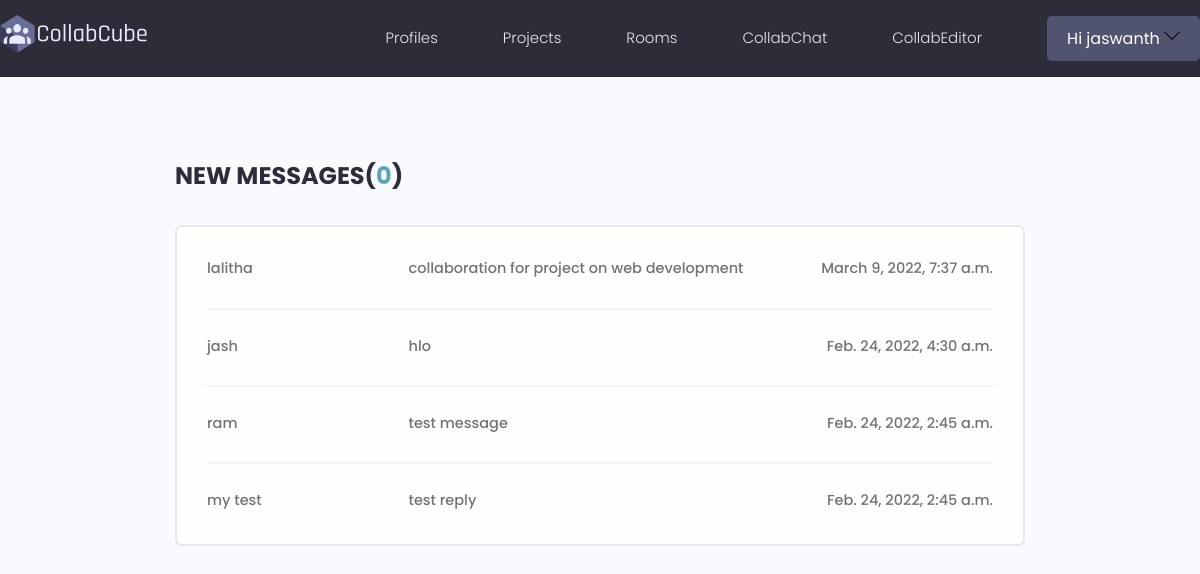
The page /inbox/ (signed in) on the database its author committed.
### users/models.py (models this page shows, shortened)
class Message(models.Model):
    sender = models.ForeignKey(Profile, on_delete=models.SET_NULL, null=True,blank=True)
    recipient = models.ForeignKey(Profile,on_delete=models.SET_NULL, null=True,blank=True, related_name="messages")
    name = models.CharField(max_length=200, null=True,blank=True)
    email = models.CharField(max_length=200, null=True,blank=True)
    subject = models.CharField(max_length=200, null=True,blank=True)
    body = models.TextField()
    is_read = models.BooleanField(default=False, null = True)
    created = models.DateTimeField(auto_now_add=True)
    id = models.UUIDField(default=uuid.uuid4, unique=True, primary_key=True,editable=False)
    class Meta:
        ordering = ['is_read','-created']

### users/views.py (the view)
# urls.py: path('inbox/',inbox,name="inbox"),
@login_required(login_url='login')
def inbox(request):
    profile = request.user.profile
    messageRequests = profile.messages.all()
    unreadcount = messageRequests.filter(is_read = False).count()
    context = {'messageRequests':messageRequests,'unreadcount':unreadcount}
    return render(request,'users/inbox.html',context)

### users/templates/users/inbox.html
{% extends 'main.html' %}
{%block content%}
  <main class="inbox my-xl">
    <div class="content-box">
      <h3 class="inbox__title">New Messages(<span>{{unreadcount}}</span>)</h3>
      <ul class="messages">
        {% for message in messageRequests %}
        {%if message.is_read == False %}
        <li class="message message--unread">
        {%else%}
        <li class="message message">
          {%endif%}
          <a href="{% url 'message' message.id %}">
            <span class="message__author">{{message.name}}</span>
            <span class="message__subject">{{message.subject}}</span>
            <span class="message__date">{{message.created}}</span>
          </a>
        </li>
        {%endfor%}
      </ul>
    </div>
  </main>
{%endblock%}

### templates/navbar.html (shortened to what this page needs)
{%load static%}
<header class="header">
    <div class="container container--narrow">
      <a href="{% url 'profiles' %}" class="header__logo">
        <img src="{% static 'images/logo.svg' %}" alt="CollabCube Logo" />
      </a>
      <nav class="header__nav">
        <ul class="header__menu">
          {% if request.user.is_authenticated %}
          <li class="header__menuItem"><a href="{% url 'profiles' %}">Profiles</a></li>
          <li class="header__menuItem"><a href="{% url 'projects' %}">Projects</a></li>
          <li class="header__menuItem"><a href="{% url 'rooms' %}">Rooms</a></li>
          <li class="header__menuItem"><a href="{% url 'lobby' %}">CollabChat</a></li>
          <li class="header__menuItem"><a target="_blank" href="https://collabeditorr.herokuapp.com/" >CollabEditor</a></li>
          <li class="btn btn--sub">
            <div class="header__user1">
              <button class="dropdown-button1 " >Hi {{request.user.username}}
                <svg version="1.1" xmlns="http://www.w3.org/2000/svg" width="16" height="16" viewBox="0 0 32 32" >
                  <path d="M16 21l-13-13h-3l16 16 16-16h-3l-13 13z"></path>
                </svg>
              </button>
            </div>
          </li>
          {% endif%}
        </ul>
      </nav>
    </div>
  </header>

### static/styles/app.css (style rules this page uses)
:root { --color-sub: #2d2d39; }
.btn--sub { background-color: var(--color-sub-light); }
img { width: 100%; }
.content-box { width: 95%; max-width: 85rem; margin: 0 auto; }
.header { position: sticky; z-index: 111; background-color: var(--color-sub); padding: 1.5rem 0; }
.header > .container { display: flex; justify-content: space-between; align-items: center; width: 100%; }
.header__logo > img { height: 3.8rem; }
.header__nav > ul { display: inline-flex; align-items: center; list-style: none; gap: 6.5rem; }
.header__menuItem > a { color: var(--color-light); font-weight: 300; }
.inbox { height: 90vh; }
.inbox__title, .inbox__title span { font-size: 2.4rem; font-weight: 700; color: var(--color-sub); text-transform: uppercase; text-align: left; margin-bottom: 3rem; }
.inbox__title span { color: var(--color-main); }
.messages { list-style: none; background: var(--color-white); padding: 0.5rem 3rem; border: 2px solid var(--color-light); border-radius: 0.7rem; }
.message { padding: 2.5rem 0; }
.message > a span { font-size: 1.45rem; font-weight: 500; }
.message:not(:last-child) { border-bottom: 2px solid var(--color-white-light); }
.message > a { display: flex; gap: 1rem; }
.message__author, .message__date { flex-basis: 25%; }
.message__subject { flex-basis: 50%; }
.message__date { text-align: right; }
:root { --color-main1: #71c6dd; --color-main-light1: #e1f6fb; --color-dark1: #3f4156; --color-dark-medium1: #51546e; --color-dark-light1: #696d97; --color-light1: #e5e5e5; --color-gray1: #8b8b8b; --color-light-gray1: #b2bdbd; --color-bg1: #2d2d39; --color-success1: #5dd693; --color-error1: #fc4b0b; }
.header__logo1, .header__user1 { display: flex; gap: 2rem; align-items: center; }
.dropdown-button1 { background: transparent; border: 0; outline: 0; cursor: pointer; }

### static/uikit/styles/modules/_variables.css (style rules this page uses)
:root { --color-main: #5aa5b9; --color-main-light: #e6faff; --color-sub: #3f4156; --color-sub-light: #51546e; --color-sub-lighter: #ededfd; --color-text: #737373; --color-gray: #8b8b8b; --color-light: #e5e7eb; --color-light-gray: #767676; --color-bg: #f8fafd; --color-white: #fffefd; --color-white-light: #f3f3f3; --color-success: #359e64; --color-success-bg: #def8e8; --color-error: #fc4b0b; --color-error-bg: #fff2ee; --font-base: 'Poppins', arial, helvetica, 'Segoe UI', roboto, ubuntu, sans-serif; --font-monospace: 'Fira Code', 'Courier New', courier, monospace; --font-regular: 300; --font-medium: 500; --font-bold: 700; --generic-shadow: 1px 1px 5px #00000010; --generic-transition: all 0.3s ease-in-out; }

### static/uikit/styles/modules/_base.css (style rules this page uses)
* { margin: 0; padding: 0; box-sizing: border-box; text-rendering: optimizeLegibility; color: inherit; font-size: inherit; }
html { font-size: 50%; }
@media only screen and (min-width: 480px) { html { font-size: 56.25%; } }
@media only screen and (min-width: 1200px) { html { font-size: 62.5%; } }
body { line-height: 1.6; font-weight: 400; font-size: 1.5rem; color: var(--color-text); background-color: var(--color-bg); min-height: 100vh; }

### static/uikit/styles/modules/_typography.css (style rules this page uses)
* { font-family: var(--font-base); }
h3 { font-size: 3.2rem; font-weight: var(--font-medium); }
p, span, strong { font-size: 1.6rem; color: var(--color-text); font-weight: var(--font-regular); }
a { padding-bottom: 2px; text-decoration: none; display: inline-block; color: var(--color-main); font-weight: var(--font-medium); }

### static/uikit/styles/modules/_utilities.css (style rules this page uses)
.container { width: 92%; max-width: 165rem; margin: 0 auto; box-sizing: border-box; }
.container--narrow { width: 92%; max-width: 120rem; }
@media screen and (min-width: 1000px) { .container { width: 90%; } }
@media screen and (min-width: 1000px) { .container--narrow { width: 85%; } }
@media screen and (min-width: 1200px) { .container { width: 80%; } }
@media screen and (min-width: 1200px) { .container--narrow { width: 72%; } }
.my-xl { margin: 8rem auto; }

### static/uikit/styles/modules/_button.css (style rules this page uses)
.btn { display: inline-block; position: relative; cursor: pointer; background-color: var(--color-light); font-weight: var(--font-medium); color: var(--color-sub); text-decoration: none; padding: 1rem 2rem; border-radius: 0.5rem; border: none; width: -webkit-fit-content; width: -moz-fit-content; width: fit-content; height: -webkit-fit-content; height: -moz-fit-content; height: fit-content; font-size: 1.6rem; outline-width: 0; outline-color: transparent; -webkit-backface-visibility: hidden; backface-visibility: hidden; transition: all 0.3s ease-in-out; }
.btn--sub { background-color: var(--color-sub); color: var(--color-white); }

### rows shown on the page
Message: name "lalitha", subject "collaboration for project on web development", created "March 9, 2022, 7:37 a.m."
Message: name "jash", subject "hlo", created "Feb. 24, 2022, 4:30 a.m."
Message: name "ram", subject "test message", created "Feb. 24, 2022, 2:45 a.m."
Message: name "my test", subject "test reply", created "Feb. 24, 2022, 2:45 a.m."

### other values the page prints
{{ request.user.username }} "jaswanth"
{{ unreadcount }} "0"
